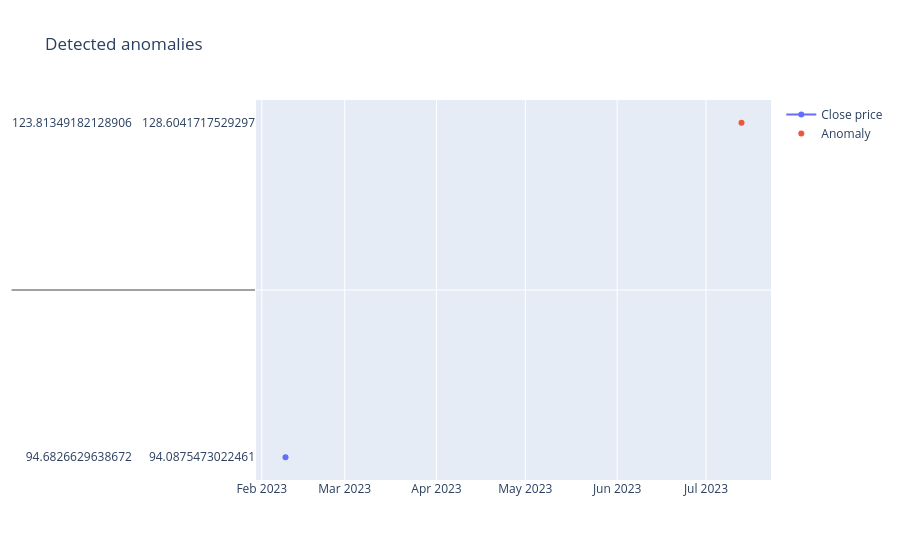

This figure's notebook cell:
### Code cell
fig = go.Figure()
fig.add_trace(go.Scatter(x=anomaly_df['Date'], y=scaler.inverse_transform(anomaly_df[['Close']]), name='Close price'))
fig.add_trace(go.Scatter(x=anomalies['Date'], y=scaler.inverse_transform(anomalies[['Close']]), mode='markers', name='Anomaly'))
fig.update_layout(showlegend=True, title='Detected anomalies')
fig.show()

### Figure 1 — Plotly figure (JSON) as saved in the notebook; plotly's stock layout.template omitted (floating-point values rounded to 4 significant figures; data arrays with more than 128 entries replaced by an {"elided": "..."} marker saying what was removed)
{"data": [{"name": "Close price", "type": "scatter", "x": {"elided": "787 str values"}, "y": {"elided": "787x1 float values"}}, {"mode": "markers", "name": "Anomaly", "type": "scatter", "x": {"elided": "402 str values"}, "y": {"elided": "402x1 float values"}}], "layout": {"showlegend": true, "title": {"text": "Detected anomalies"}}}
